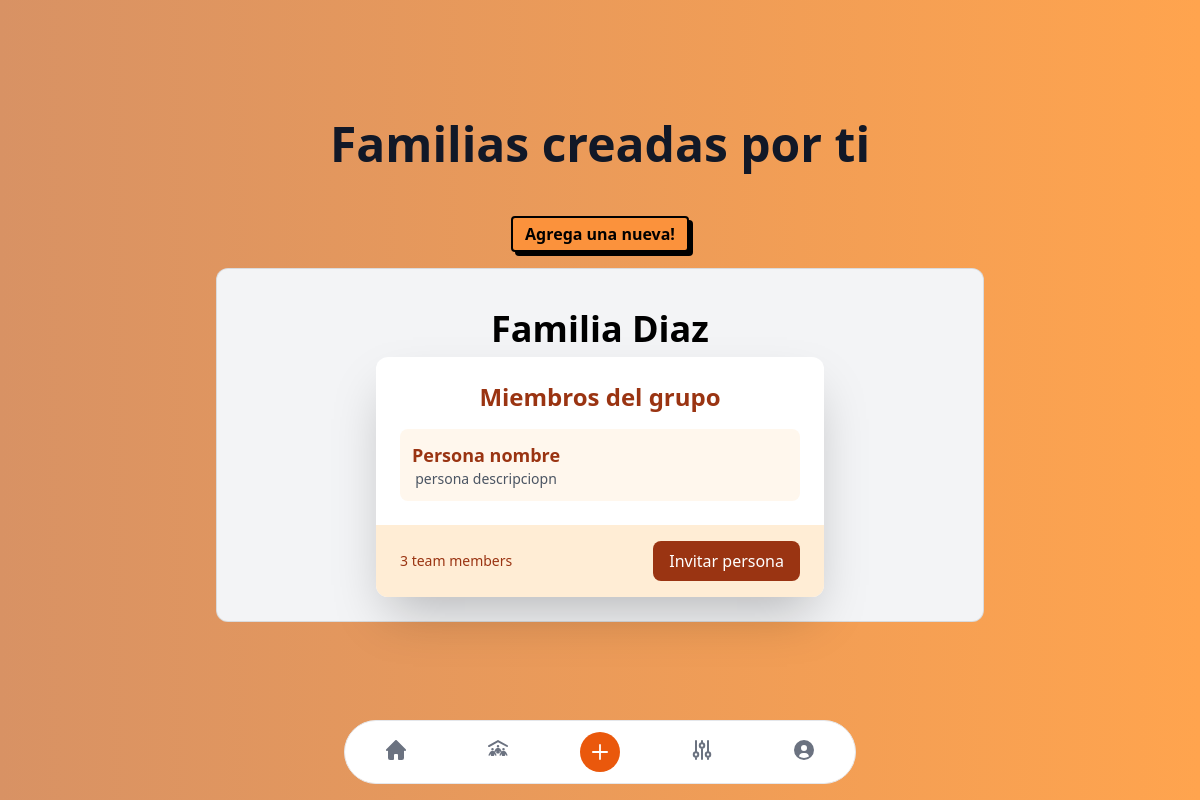
/groups (signed in), run on an earlier commit of the app's database.
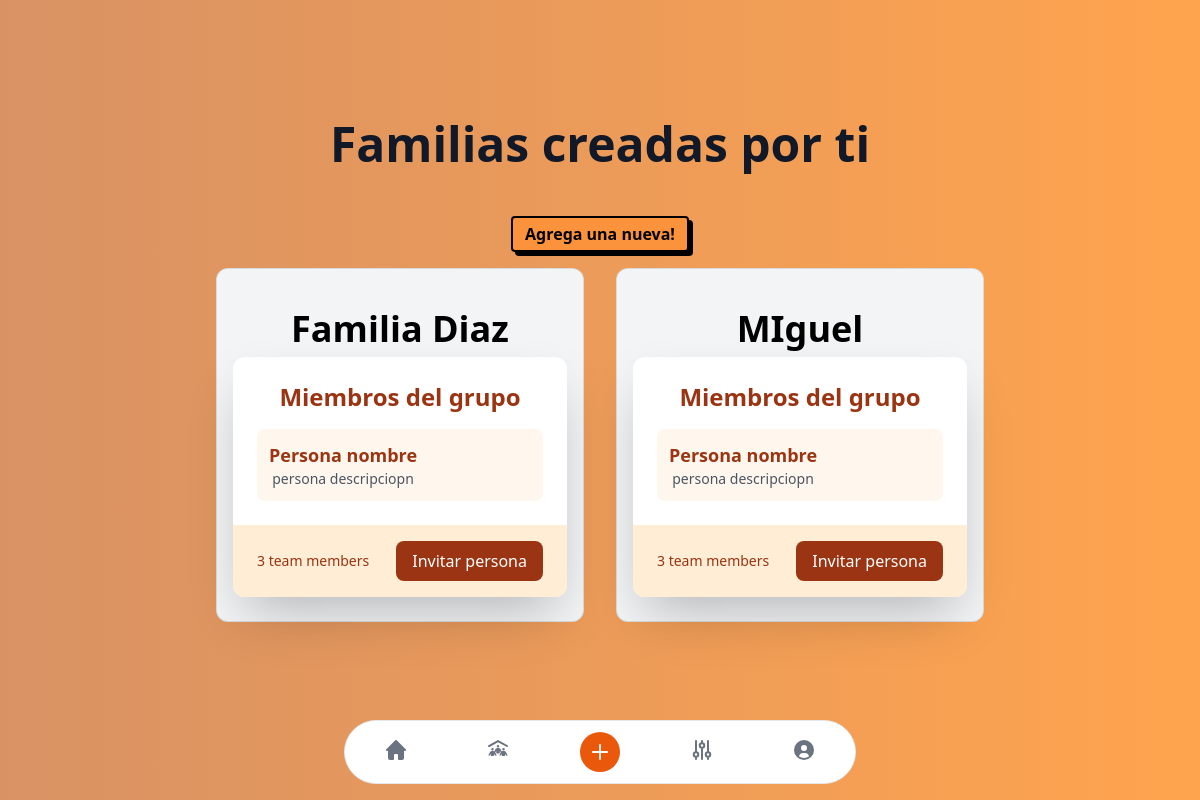
And on a later commit of the database.
### models.py (models this page shows, shortened)
class Groups(db.Model):
    id = db.Column(db.Integer, primary_key=True)
    name = db.Column(db.String(150), nullable=False, unique=True)
    code = db.Column(db.String(200), nullable=False, unique=True)
    author_id = db.Column(db.Integer, db.ForeignKey('user.id'), nullable=False)
    miembros = db.relationship(
        'User',
        secondary='user_group',
        back_populates='groups'
    )

### main.py (the view)
@app.route('/groups', endpoint='groups')
def groups():
    user_id = session.get('user_id')
    groups_creator = Groups.query.filter_by(author_id=user_id).all()
    context = {
        "user_id": user_id,
        "groups_creator": groups_creator
    }
    return render_template('groups/index.html', **context)

### templates/groups/index.html (shortened to what this page needs)
{% extends "base.html" %}
{% block content %}
<body>
    <div class="mx-auto mt-24 mb-20 max-w-6xl text-center p-6">
        <h2 class="mb-12 text-center text-4xl font-extrabold text-gray-900 dark:text-gray-200 sm:text-5xl">
            Familias creadas por ti
        </h2>
        <div class="flex flex-wrap justify-center gap-6 mb-4">
            <a class="relative" href="#">
                <span class="fold-bold relative inline-block h-full w-full rounded border-2 border-black bg-orange-400 px-3 py-1 text-base font-bold text-black transition duration-100 hover:bg-orange-600 hover:text-white">Agrega una nueva!</span>
            </a>
        </div>
        <div class="gr mx-auto max-w-3xl items-stretch space-y-4 text-left sm:flex sm:space-y-0 sm:space-x-8 sm:text-center">
            {% for group in groups_creator %}
                <div class="flex w-full items-center rounded-xl border border-black border-opacity-10 px-4 py-6 text-black duration-200 hover:border-opacity-0 hover:no-underline hover:shadow-lg dark:text-white dark:hover:bg-gray-700 sm:flex-col sm:hover:shadow-2xl bg-gray-100 dark:bg-gray-800">
                    <div>
                        <div class="font-semibold text-black dark:text-white sm:mt-4 sm:mb-2 text-4xl">{{group.name}}</div>
                    </div>
                    <div class="bg-white dark:bg-gray-800 rounded-xl shadow-2xl max-w-md w-full overflow-hidden transition-all duration-300 hover:shadow-3xl animate-fade-in">
                        <div class="p-6">
                            <h2 class="text-2xl font-bold text-orange-800 dark:text-white mb-4">Miembros del grupo</h2>
                            <div class="space-y-4">
                                <div class="flex items-center space-x-4 p-3 bg-orange-50 dark:bg-gray-700 rounded-lg transition-all duration-300 hover:bg-orange-100 dark:hover:bg-gray-600">
                                    <div>
                                        <h3 class="text-lg font-semibold text-orange-800 dark:text-white">Persona nombre</h3>
                                        <p class="text-sm text-gray-600 dark:text-gray-300">persona descripciopn</p>
                                    </div>
                                </div>
                            </div>
                        </div>
                        <div class="px-6 py-4 bg-orange-100 dark:bg-gray-700 flex justify-between items-center">
                            <span class="text-sm text-orange-800 dark:text-gray-300">3 team members</span>
                            <button class="bg-orange-800 text-white px-4 py-2 rounded-lg hover:bg-orange-900 transition-colors duration-300 focus:outline-none focus:ring-2 focus:ring-orange-800 focus:ring-offset-2 dark:focus:ring-offset-gray-800">
                                Invitar persona
                            </button>
                        </div>
                    </div>
                </div>
            {% endfor %}
        </div>
    </div>
</body>
{% endblock %}

### templates/base.html (shortened to what this page needs)
<!DOCTYPE html>
<html lang="en">
<head>
    <link rel="stylesheet" href="../static/css/bg.css">
    <script src="https://cdn.tailwindcss.com"></script>
</head>
<body>
    <nav>
        {% include 'nav.html' %}
    </nav>
    <main>
        {% block content %}
        {% endblock %}
    </main>
    <div class="fixed inset-0 w-full h-full -z-10 overflow-hidden bg-gradient-to-l from-[#ffa44e] to-[#d89264] dark:from-[#8b6246] dark:to-[#673f1a] ">
        <ul class="circles">
        </ul>
    </div>
</body>
</html>

### templates/nav.html (shortened to what this page needs)
<div class="mx-2">
    <div class="fixed z-50 w-[98%] h-16 max-w-lg -translate-x-1/2 bg-white border border-gray-200 rounded-full bottom-4 left-1/2 dark:bg-gray-700 dark:border-gray-600">
        <div class="grid h-full max-w-lg grid-cols-5 mx-auto">
            <a data-tooltip-target="tooltip-home" href="/dashboard" class="inline-flex flex-col items-center justify-center px-5 rounded-s-full hover:bg-gray-50 dark:hover:bg-gray-800 group">
            </a>
            <a data-tooltip-target="tooltip-wallet" href="/groups" class="inline-flex flex-col items-center justify-center px-5 hover:bg-gray-50 dark:hover:bg-gray-800 group">
            </a>
            <div class="flex items-center justify-center">
                <a data-tooltip-target="tooltip-new" href="/create" class="inline-flex items-center justify-center w-10 h-10 font-medium bg-orange-600 rounded-full hover:bg-orange-700 group focus:ring-4 focus:ring-orange-300 focus:outline-none dark:focus:ring-orange-800">
                    <svg class="w-4 h-4 text-white" aria-hidden="true" xmlns="http://www.w3.org/2000/svg" fill="none" viewBox="0 0 18 18">
                        <path stroke="currentColor" stroke-linecap="round" stroke-linejoin="round" stroke-width="2" d="M9 1v16M1 9h16"/>
                    </svg>
                </a>
            </div>
            <a data-tooltip-target="tooltip-settings" href="/settings" class="inline-flex flex-col items-center justify-center px-5 hover:bg-gray-50 dark:hover:bg-gray-800 group">
            </a>
            <a data-tooltip-target="tooltip-profile" href="/profile/{{ user_id }}" class="inline-flex flex-col items-center justify-center px-5 rounded-e-full hover:bg-gray-50 dark:hover:bg-gray-800 group">
            </a>
        </div>
    </div>
</div>

### static/css/bg.css (style rules this page uses)
.circles { position: absolute; top: 0; left: 0; width: 100%; height: 100%; overflow: hidden; }

What changed in the data, as far as the page shows it:
added Groups: name "MIguel"
